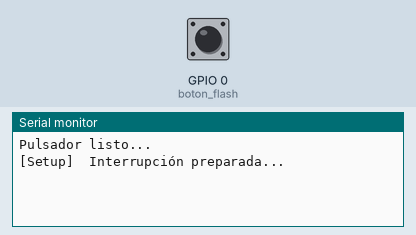
A sketch run on a simulated ESP8266 (NodeMCU). Parts: the last lines printed to the serial monitor. The inputs (shaded band) are chosen by the test bench; at power-on: GPIO 0 (boton_flash) HIGH.

Above: at 1.2 s.
1.3 s: GPIO 0 (boton_flash) pulled LOW for 0.15 s
At 1.9 s:
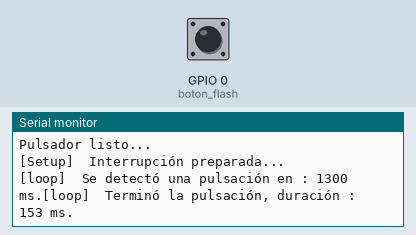
2.9 s: GPIO 0 (boton_flash) pulled LOW for 1 s
At 5.1 s:
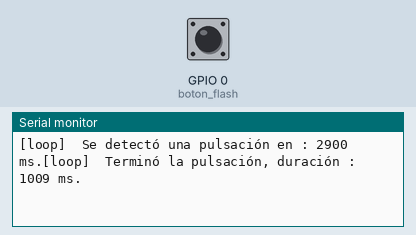
5.4 s: GPIO 0 (boton_flash) pulled LOW for 0.15 s
At 6.2 s:
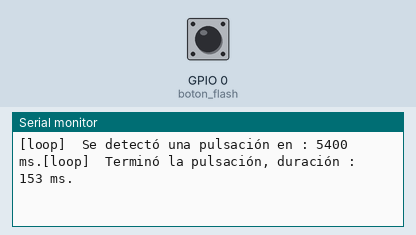

Measured:
- after the input at 1.3 s, the serial monitor: prints a new line at once (image 1)
- after the input at 2.9 s, the serial monitor: prints a new line at once (image 2)
- after the input at 5.4 s, the serial monitor: prints a new line at once (image 3)

The sketch:

GRUPO11_Interrupciones.ino
```cpp
// -------------------------------------------------------------------
// Ejemplo de contol de un pulsador mediante polling e interrupciones
// -------------------------------------------------------------------

int boton_flash=0;       // GPIO0 = boton flash
int estado_int=HIGH;     // por defecto HIGH (PULLUP). Cuando se pulsa se pone a LOW

unsigned long ultima_int = 0;
volatile unsigned long ahora = 0;
volatile bool pulsado = false;
volatile bool soltado = false;
volatile unsigned long time1 = 0;

/*------------------  RTI  --------------------*/
// Rutina de Tratamiento de la Interrupcion (RTI)
ICACHE_RAM_ATTR void RTI() {
  int lectura=digitalRead(boton_flash);
  ahora = millis();
  if(lectura==estado_int || ahora-ultima_int<50) return; // filtro rebotes 50ms
  if(estado_int == HIGH){
    time1 = ahora;
    estado_int = LOW;
    pulsado = true;
  }
  else{
    estado_int = HIGH;
    soltado = true;
  }
  ultima_int = ahora;
}

/*------------------ SETUP --------------------*/
void setup() {
  pinMode(boton_flash, INPUT_PULLUP);
  Serial.println("Pulsador listo...");
  attachInterrupt(digitalPinToInterrupt(boton_flash), RTI, CHANGE);
  Serial.println("[Setup]  Interrupción preparada...");
  Serial.begin(115200);
  Serial.println();

}

/*------------------- LOOP --------------------*/
void loop() {
    if(pulsado == true){
      Serial.print("[loop]  Se detectó una pulsación en : ");
      Serial.print(ahora);
      Serial.print(" ms.");
      pulsado = false;
    }
    else if(soltado == true){
      Serial.print("[loop]  Terminó la pulsación, duración : ");
      Serial.print(millis()-time1);
      Serial.print(" ms.");
      Serial.println();
      soltado = false;
      ahora = 0;
    }
  delay(10);
}
```
